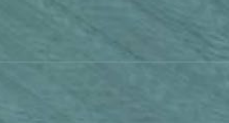
#> input picture 1.png, 229 x 123 px, found by its file name
$ python RegionGrow.py   (older library calls are emulated)
#> lines starting #> are read from the running program, lines starting #| are printed output that depends on the picture; after the words box and inside, x2 and y2 are one past the last pixel; in counts of white or black regions, pixels touching at a corner belong together
import numpy as np
import os
import cv2
import time


def regionGrow(img_path, borderNum=4, seedGenerator=None, criterion=None, threshold=10):
    """
    :param img_path: image filepath
    :param borderNum: 4 or 8
    :param seedGenerator: a callable function for generating seeds with input as image and output as
    a list of seeds, default None
    :param criterion: a callable function for calculating similarity with input as img, seed point, candidate points and
    output as a ndarray filled with true or false, default None
    :return: an image mask where the interested points are 1 and others are 0
    """
#> called with img_path = 'd:/1.png', borderNum = 8, threshold = 10
    assert os.path.exists(img_path) and os.path.isfile(img_path), 'illegal image filepath'
    assert borderNum == 4 or borderNum == 8, 'number of border must be 4 or 8'

    img = cv2.imread(img_path)
#> img is the input picture: shape (123, 229, 3); mean B, G, R 132.3, 130.3, 92.5
    img = img.astype(int)
    assert len(img.shape) == 3, 'only three channels images are allowed'
    h, w = img.shape[:2]
#> h = 123; w = 229
    if borderNum == 4:
        offsets = [[-1, 0], [1, 0], [0, -1], [0, 1]]
    else:
        offsets = [[-1, -1], [-1, 0], [-1, 1], [0, 1], [0, -1], [1, 1], [1, 0], [1, -1]]
    if seedGenerator is not None:
        seeds = seedGenerator(img)
    else:
        seeds = [[int(h / 2), int(w / 2)], [int(h / 2), int(w * 3 / 4)],
                 [int(h * 3 / 4), int(w / 2)], [int(h * 3 / 4), int(w * 3 / 4)]]
    mask = np.zeros((h, w), dtype=np.int)
    while len(seeds) != 0:
        for seed in seeds:
            mask[tuple(seed)] = 1
            borders = list([[seed[0] + offset[0], seed[1] + offset[1]] for offset in offsets])
            borders = list([border for border in borders if 0 < border[0] < h and 0 < border[1] < w
                            and mask[tuple(border)] != 1])
            if criterion is not None:
                flag = criterion(img, seed, borders)
                indice = list([tuple(borders[index] for index in np.where(flag == True)[0])])
            else:
                diff = np.array(list([sum(np.abs(img[border[0], border[1], :] - img[seed[0], seed[1], :]))
                                      for border in borders]))
                indice = list([tuple(borders[index]) for index in np.where(diff < threshold)[0]])
            seeds.remove(seed)
            if len(indice) != 0:
                mask[tuple(np.transpose(indice))] = 1
            seeds = seeds + indice
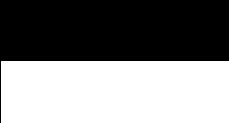
#> mask: shape (123, 229) int64; values 0 (black) and 1 (white), 50.2% white; 1 black region, box (x1, y1, x2, y2) and area: (0, 0, 229, 123) 14031
#> after the loop, seeds = []

        # mask[tuple(np.transpose(seeds))] = 1
        # borders = list(list([[seed[0] + offset[0], seed[1] + offset[1]] for offset in offsets
        #                      if 0 < seed[0] + offset[0] < h and 0 < seed[1] + offset[1] < w and
        #                      mask[seed[0] + offset[0], seed[1] + offset[1]] != 1]) for seed in seeds)
        # diff = list([list([np.sum(np.abs(img[border[0], border[1], :] - img[pair[0][0], pair[0][1], :]))
        #                    for border in pair[1]]) for pair in zip(seeds, borders)])
        # indice = list([list([pair[1][index] for index in np.where(np.array(pair[0]) < threshold)[0]])
        #                for pair in zip(diff, borders)])
        # indice = sum(indice, [])
        # if len(indice) != 0:
        #     mask[tuple(np.transpose(indice))] = 1
        # seeds = indice
        # print(len(seeds))

    mask = mask.astype(np.uint8)
    kernel = np.ones((5, 5), np.uint8)
    mask = cv2.morphologyEx(mask, cv2.MORPH_OPEN, kernel)
    mask = cv2.morphologyEx(mask, cv2.MORPH_CLOSE, kernel)
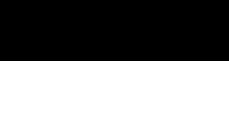
#> mask: shape (123, 229); values 0 (black) and 1 (white), 50.4% white; 1 black region, box (x1, y1, x2, y2) and area: (0, 0, 229, 61) 13969
    for channel in range(img.shape[2]):
        img[..., channel] = img[..., channel] * mask
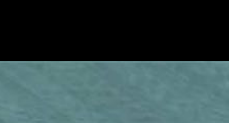
#> img: shape (123, 229, 3) int64; mean B, G, R 67.3, 66, 47.1
    return img


if __name__ == '__main__':
    img_path = 'd:/1.png'
    borderNum, threshold = 8, 10
    seedGenerator, criterion = None, None
    start_time = time.time()
    processed_img = regionGrow(img_path, borderNum, seedGenerator, criterion, threshold)
    img = cv2.imread(img_path)
    show_img = np.concatenate([img, processed_img], axis=1)
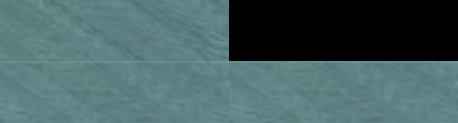
#> show_img: shape (123, 458, 3) int64; mean B, G, R 99.8, 98.1, 69.8
    show_img = show_img.astype(np.uint8)
    end_time = time.time()
    print('Processing time: %.2fs' % (end_time - start_time))
    cv2.imshow('result', show_img)
    cv2.waitKey(0)
    cv2.destroyAllWindows()
